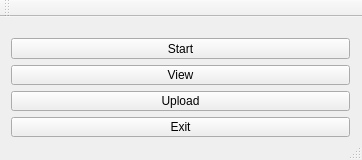
<?xml version="1.0" encoding="UTF-8"?>
<ui version="4.0">
 <class>MainWindow</class>
 <widget class="QMainWindow" name="MainWindow">
  <property name="geometry">
   <rect>
    <x>0</x>
    <y>0</y>
    <width>362</width>
    <height>160</height>
   </rect>
  </property>
  <property name="windowTitle">
   <string>Win32 SysInfo</string>
  </property>
  <property name="windowIcon">
   <iconset>
    <normaloff>../src/images/tbdd.ico</normaloff>../src/images/tbdd.ico</iconset>
  </property>
  <widget class="QWidget" name="centralWidget">
   <widget class="QWidget" name="verticalLayoutWidget">
    <property name="geometry">
     <rect>
      <x>0</x>
      <y>10</y>
      <width>361</width>
      <height>121</height>
     </rect>
    </property>
    <layout class="QVBoxLayout" name="verticalLayout">
     <item>
      <widget class="QPushButton" name="startButton">
       <property name="toolTip">
        <string extracomment="Click to start test."/>
       </property>
       <property name="text">
        <string>Start</string>
       </property>
      </widget>
     </item>
     <item>
      <widget class="QPushButton" name="viewButton">
       <property name="text">
        <string>View</string>
       </property>
      </widget>
     </item>
     <item>
      <widget class="QPushButton" name="uploadButton">
       <property name="text">
        <string>Upload</string>
       </property>
      </widget>
     </item>
     <item>
      <widget class="QPushButton" name="exitButton">
       <property name="text">
        <string>Exit</string>
       </property>
      </widget>
     </item>
    </layout>
   </widget>
  </widget>
  <widget class="QToolBar" name="mainToolBar">
   <attribute name="toolBarArea">
    <enum>TopToolBarArea</enum>
   </attribute>
   <attribute name="toolBarBreak">
    <bool>false</bool>
   </attribute>
  </widget>
  <widget class="QStatusBar" name="statusBar"/>
 </widget>
 <layoutdefault spacing="6" margin="11"/>
 <resources/>
 <connections/>
</ui>
